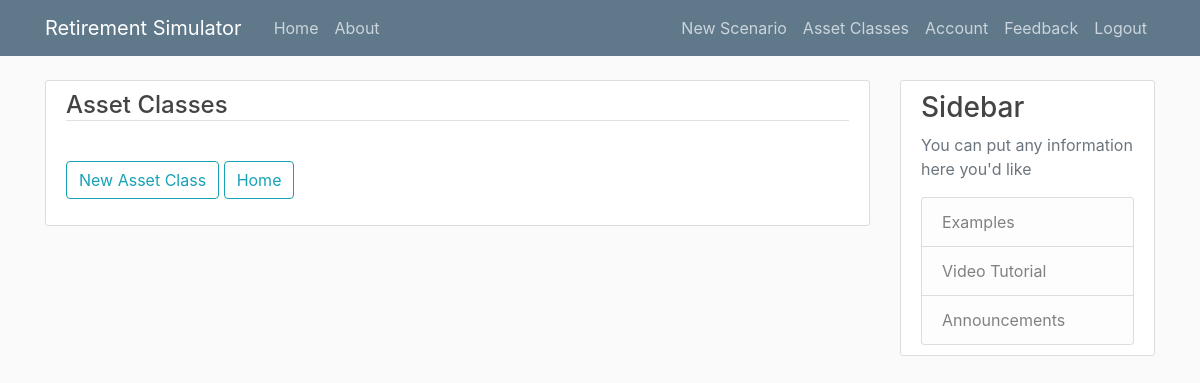
The page /asset_classes/list (signed in) on the database as committed earlier.
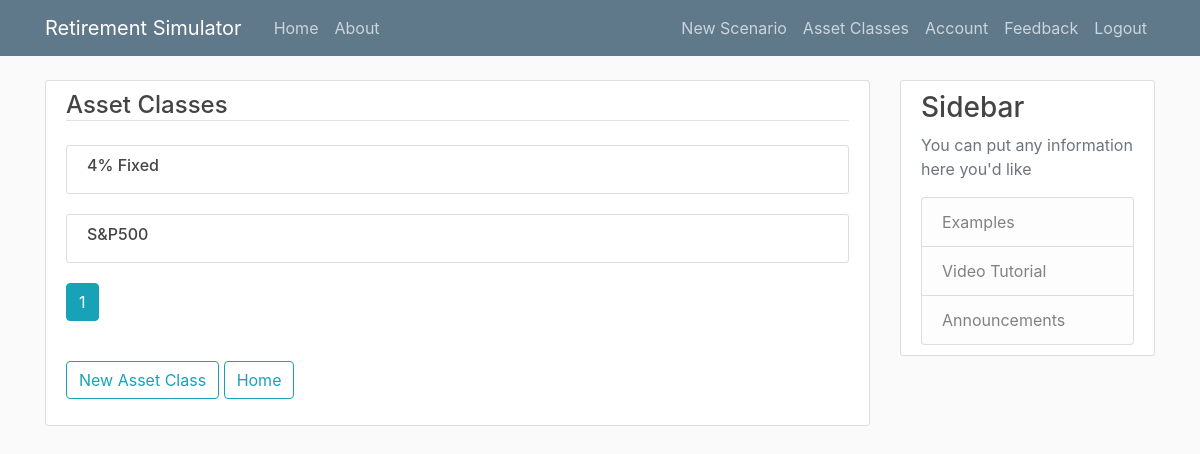
The same page on the database as committed later.
### Simulation/models.py (models this page shows, shortened)
class AssetClass(db.Model):
    id = db.Column(db.Integer, primary_key=True)
    date_created = db.Column(db.DateTime, nullable=False, default=datetime.utcnow)
    title = db.Column(db.String(100), nullable=True)
    avg_ret = db.Column(db.Float, nullable=False)
    std_dev = db.Column(db.Float, nullable=False)

### Simulation/asset_classes/routes.py (the view)
@asset_classes.route("/asset_classes/list", methods=['GET', 'POST'])
@login_required
def list_asset_classes():
    page = request.args.get('page', 1, type=int)
    asset_class_list = AssetClass.query.order_by(AssetClass.title.asc()).paginate(page=page, per_page=7)
    form = AssetClassListForm()
    if form.validate_on_submit():
        if form.nas.data:
            return redirect(url_for('asset_classes.new_asset_class'))
        elif form.home.data:
            return redirect(url_for('main.home'))
    return render_template('asset_list.html', form=form, asset_classes=asset_class_list)

### Simulation/asset_classes/forms.py
class AssetClassListForm(FlaskForm):
    nas = SubmitField('New Asset Class')
    home = SubmitField('Home')

### Simulation/models.py (called while the page is built)
@login_manager.user_loader
def load_user(user_id):
    return User.query.get(int(user_id))

### Simulation/templates/asset_list.html (shortened to what this page needs)
{% extends "layout.html" %}
{% block content %}
    <div class="content-section">
        <form method="POST" action="" enctype="multipart/form-data">
            <fieldset class="form-group">
                <h3>
                    <legend class="border-bottom mb-4">Asset Classes</legend>
                </h3>
                {% for asset_class in asset_classes.items %}
                    <article class="media content-section">
                        <div class="media-body">
                            <h6>
                                <a class="article-title" href="{{ url_for('asset_classes.update_asset_class', asset_class_id=asset_class.id) }}">{{ asset_class.title }}</a>
                            </h6>
                      </div>
                    </article>
                {% endfor %}
                {% for page_num in asset_classes.iter_pages(left_edge=1, right_edge=1, left_current=1, right_current=2) %}
                    {% if page_num %}
                        {% if asset_classes.page == page_num %}
                            <a class="btn btn-info mb-4" href="{{ url_for('asset_classes.list_asset_classes', page=page_num) }}">{{page_num}}</a>
                        {% else %}
                            <a class="btn btn-outline-info mb-4" href="{{ url_for('asset_classes.list_asset_classes', page=page_num) }}">{{page_num}}</a>
                        {% endif %}
                    {% endif %}
                {% endfor %}
            </fieldset>
            <div class="form-group">
                {{ form.nas(class="btn btn-outline-info") }}
                {{ form.home(class="btn btn-outline-info") }}
            </div>
        </form>
    </div>
{% endblock content %}

### Simulation/templates/layout.html (shortened to what this page needs)
<!DOCTYPE html>
<html>
<head>
    <link rel="stylesheet" href="https://maxcdn.bootstrapcdn.com/bootstrap/4.0.0/css/bootstrap.min.css">
    <link rel="stylesheet" type="text/css" href="{{ url_for('static', filename='main.css') }}">
</head>
<body>
    <header class="site-header">
      <nav class="navbar navbar-expand-md navbar-dark bg-steel fixed-top">
        <div class="container">
          <a class="navbar-brand mr-4" href="/">Retirement Simulator</a>
          <div class="collapse navbar-collapse" id="navbarToggle">
            <div class="navbar-nav mr-auto">
              <a class="nav-item nav-link" href="{{ url_for('main.home') }}">Home</a>
              <a class="nav-item nav-link" href="{{ url_for('main.about') }}">About</a>
            </div>
            <div class="navbar-nav">
              {% if current_user.is_authenticated %}
                <a class="nav-item nav-link" href="{{ url_for('scenarios.new_scenario') }}">New Scenario</a>
                <a class="nav-item nav-link" href="{{ url_for('asset_classes.list_asset_classes') }}">Asset Classes</a>
                <a class="nav-item nav-link" href="{{ url_for('users.account') }}">Account</a>
                <a class="nav-item nav-link" href="{{ url_for('posts.new_post') }}">Feedback</a>
                <a class="nav-item nav-link" href="{{ url_for('users.logout') }}">Logout</a>
              {% else %}
                <a class="nav-item nav-link" href="{{ url_for('users.login') }}">Login</a>
                <a class="nav-item nav-link" href="{{ url_for('users.register') }}">Register</a>
              {% endif %}
            </div>
          </div>
        </div>
      </nav>
    </header>
    <main role="main" class="container">
      <div class="row">
        <div class="col-md-9">
          {% block content %}{% endblock %}
        </div>
        <div class="col-md-3">
          <div class="content-section">
            <h3>Sidebar</h3>
            <p class='text-muted'>You can put any information here you'd like</p>
              <ul class="list-group">
                <li class="list-group-item list-group-item-light">Examples</li>
                <li class="list-group-item list-group-item-light">Video Tutorial</li>
                <li class="list-group-item list-group-item-light">Announcements</li>
              </ul>
          </div>
        </div>
      </div>
    </main>
</body>
</html>

### Simulation/static/main.css (style rules this page uses)
body { background: #fafafa; color: #333333; margin-top: 5rem; }
h1, h2, h3, h4, h5, h6 { color: #444444; }
.bg-steel { background-color: #5f788a; }
.site-header .navbar-nav .nav-link { color: #cbd5db; }
.content-section { background: #ffffff; padding: 10px 20px; border: 1px solid #dddddd; border-radius: 3px; margin-bottom: 20px; }
.article-title { color: #444444; }
ul { list-style-type: none; }

Rows that differ between the two databases and show on the page:
added AssetClass: title "4% Fixed"
added AssetClass: title "S&P500"
Other text that changed with them:
new list line: "1"
